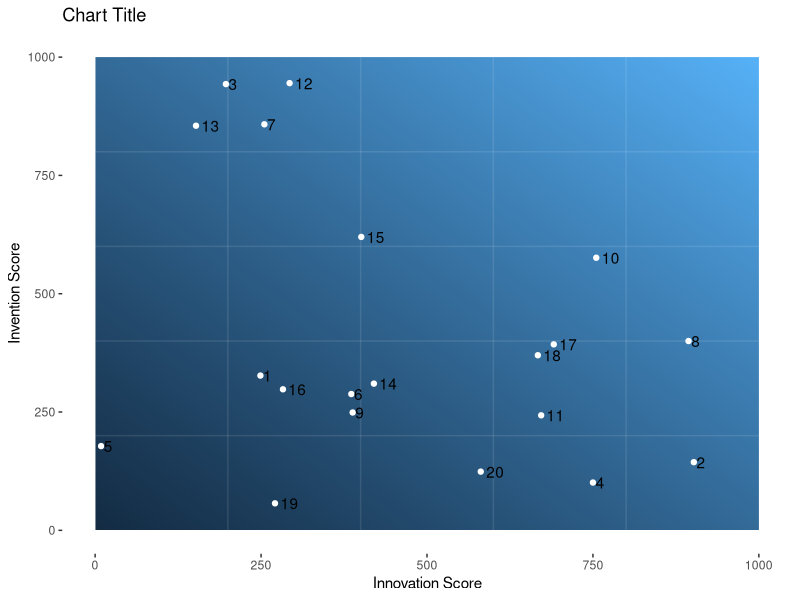

Write R code to recreate this figure.
library(tidyverse)

Var1 <- 1:1000
Var2 <- 1:1000
df<-expand_grid(Var1,Var2)
df<-df %>% mutate(value=Var1+Var2)


Var1<-sample(1:1000, 20, replace=T)
Var2<-sample(1:1000, 20, replace=T)
points<-tibble(Var1,Var2)
points<-points %>% mutate(value=as.character(seq.int(nrow(points)) ))

ggplot() +
  geom_raster(data=df,aes(Var1, Var2,fill=value)) +
  labs(x="Innovation Score",
       y="Invention Score",
       title = "Chart Title")+
  theme(#panel.grid = element_blank(),
    #axis.title = element_blank(),
    #axis.text = element_blank(),
    #axis.ticks = element_blank(),
    legend.position='none',
    panel.background = element_blank()) +
  geom_vline(xintercept = (1:5)*200,color="white",alpha=0.1)+
  geom_hline(yintercept = (1:5)*200,color="white",alpha=0.1)+
  geom_point(data=points,aes(Var1,Var2),color="white")+
  geom_text(data=points,aes(Var1,Var2,label=value),hjust=-0.3)
#geom_text_repel(data=points,aes(Var1,Var2,label=value),hjust=-0.2,min.segment.length = Inf)